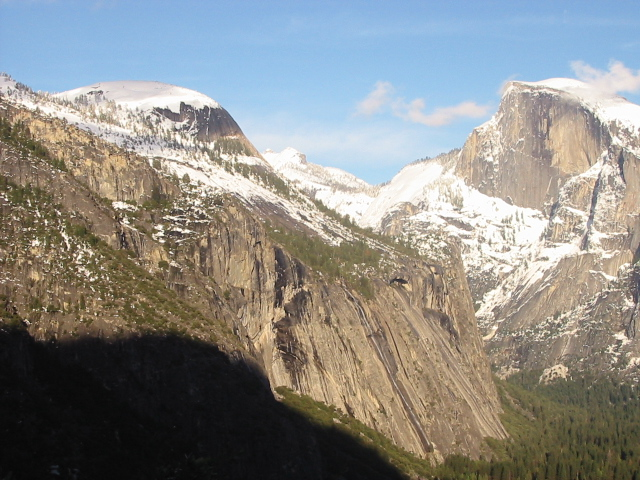
#> input picture data/yos1.jpg, 640 x 480 px
$ jupyter execute L09.ipynb   (shell and % lines are left out)
#> lines starting #> are read from the running program, lines starting #| are printed output that depends on the picture
### src/geometry.py
import numpy as np
import cv2

# [11 lines left out: function warp_cv, not called in this run]

def warp(img, tx, dsize=None):
    """ Warp img using tx, a matrix representing a geometric transformation.
    Pre: tx is 3x3 (or some upper-left slice of a 3x3 matrix). img is grayscale.
    Returns: an output image of shape dsize with the warped img"""
    H, W = img.shape[:2]

    # turn a 2x2 or 2x3 tx into a full 3x3 matrix
    txH, txW = tx.shape
    M = np.eye(3)
    M[:txH,:txW] = tx

    # set the output size to the input size if not specified
    if dsize is None:
        DH, DW = (H, W)
    else:
        DH, DW = dsize[::-1]
    out = np.zeros((DH, DW))

    Minv = np.linalg.inv(M)
    for y in range(DH):
        for x in range(DW):
            xh, yh, wh = Minv @ [x, y, 1]
            xsrc = round(xh/wh)
            ysrc = round(yh/wh)
            if (0 <= xsrc < W) and (0 <= ysrc < H):
                out[y, x] = img[ysrc, xsrc]

    return out


# [25 lines left out: functions estimate_translation, cross, cross_matrix, not called in this run]

### src/util.py
import imageio
import numpy as np
import matplotlib.pyplot as plt
import skimage as skim


def imread_grayfloat(path):
    return skim.color.rgb2gray(byte2float(imageio.imread(path)))

def byte2float(img):
    """ Convert an image from bytes (0-255) to floats (0.0-1.0) """
    return img.astype(np.float32) / 255.0

def imshow_gray(img):
    assert len(img.shape) == 2
    plt.imshow(img, cmap="gray")

# [10 lines left out: function imshow_truesize, not called in this run]


### notebooks/L09.ipynb
## Lecture 9

#### Announcements

* Midterm exam coming up a week from today!
    * Covers material through today
    * You can bring one double-sided 8.5x11" sheet of hand-written notes.
* P2 is out! All necessary material will be wrapped up by Tuesday.

#### Goals
* Know how to find a least-squares best-fit transformation for:
  * homography (with caveats)
* Understand the Random Sample Consensus (RANSAC) algorithm
* Know how to resample images using forward and inverse
  warping (and why the latter is usually preferred)
* Understand how to perform bilinear interpolation

[cell 1]
# boilerplate setup


import os
import sys

src_path = os.path.abspath("../src")
if (src_path not in sys.path):
    sys.path.insert(0, src_path)

# Library imports
import numpy as np
import imageio.v3 as imageio
import matplotlib.pyplot as plt
import skimage as skim
import cv2

# codebase imports
import util
import filtering
import features
import geometry

#### Plan

* Homography fitting
* Outlier robustness: RANSAC
* Warping: forward and inverse
* Bilinear interpolation

### Context: Panorama Stitching Overview

* [x] Detect features - Harris corners
* [x] Describe features - MOPS descriptor
* [x] Match features - SSD + ratio test
* Estimate motion model from correspondences
    * [x] Translation
    * [x] Affine
    * [ ] **Projective**
    * [ ] **Robustness to outliers - RANSAC**
* Warp image(s) into common coordinate system and blend
    * [ ] **Inverse warping**
    * [ ] Blending
    * [ ] 360 panoramas?

Recall our definition of the optimal transformation for a given set of correspondences is the one that **minimizes** the sum of squared residuals:
$$
\min_T \sum_i||(T\mathbf{p}_i - \mathbf{p}_i')||^2
$$

##### Homework Problem 1

Write down the $x$ and $y$ residuals for a pair of corresponding points $(x, y)$ in image 1 and $(x', y')$ in image 2 under a homography (projective) motion model. Assume the homography matrix is parameterized as
$$
\begin{bmatrix}
  a & b & c\\
  d & e & f\\
  g & h & 1
\end{bmatrix}
$$

Whiteboard:
* homography residuals
* roadblocks
* duct-tape fixes

Whiteboard: solving homogeneous least squares systems:
$$
\min_\mathbf{x} ||A\mathbf{x}||
$$
subject to
$$
 ||x|| = 1
 $$

TL;DM (too long; didn't math):

* Decompose $A$ using the SVD:
  $$
  U_{m \times m}, \Sigma_{m\times n}, V^T_{n \times n} = \mathrm{SVD}(A_{m \times n})
  $$
* The optimal vector $x^* = $ the row of $V^T$ (column of $V$) corresponding to the smallest element of $\Sigma$ (which is diagonal)
* Usually your linear algebra library will order things so that $\Sigma$'s elements are in descending order, so in practice $x^* = $ the last row of $V^T$ is the optimal $x*$

### Next up: Robustness to outliers

#### RANSAC: RAndom SAmple Consensus

Finding a transformation is a model fitting problem. A simple model fitting problem that we'll use as analogy is **line fitting** (in fact, this is what linear least squares is doing for us, it's just fitting higher-dimensional lines).

**Problem statement**, for now: Given a set of points with some outliers, find the line that fits the non-outliers best.

**Key Idea:**

> “All good matches are alike; every bad match is bad in its own way.”
>
> -Tolstoy, as misquoted by Alyosha Efros

**Observation**: If I have a candidate model, I can tell how good it is by measuring how many points "agree" on that model.

Algorithm, take 1:
```
for every possible line:
   count how many points are inliers to that line
return the line with the most inliers
```
Runtime: O($\infty$)

Algorithm, take 2:
```
for every line that goes through two of the given points:
   count how many points are inliers to that line
return the line with the most inliers
```
Runtime: O(n^3)

Algorithm, take 3: RANSAC - see whiteboard notes

##### Homework Problems 2-4

2. In the inner loop of RANSAC, how many points are used to fit a candidate model if you are fitting a line to a set of 2D points?
3. In the inner loop of RANSAC, how many pairs of corresponding points are used to fit a candidate model if you are fitting a translation to a set of correspondences?
4. In the inner loop of RANSAC, how many pairs of corresponding points are used to fit a candidate model if you are fitting a homography to a set of correspondences?

##### Homework Problem 5 (preview)

In this problem, we'll analyze the RANSAC algorithm to help us understand how to decide how many iterations to run ($K$). Suppose we are fitting some model that requires a minimal set of $s$ points to fully determine (e.g., $s=4$ matches for a homography, $s=2$ points for a line). We also know (or have assumed) that the data has an *inlier ratio* of $r = \frac{\text{\# inliers}}{\text{\# data points}}$; in other words, the probability that a randomly sampled point from the dataset as a probability of $r$ of being an inlier.

### Warping: Forward and Inverse

See whiteboard notes.

Forward warping:
```
for x, y in src:
  x', y' = T(x, y)
  dst[x', y'] = src[x, y]
```

Inverse warping:
```
Tinv = inv(T)
for (x', y') in dst:
  x, y = Tinv(x', y')
  dst[x', y'] = src[x, y]
```

##### Homework Problem (for next week - we didn't get to this today)

5. Complete the following function with Python-esque pseudocode (or working code in the lecture codebase), which performs inverse warping with nearest-neighbor sampling in the source image.

```python
def warp(img, tx, dsize=None)
    """ Warp img using tx, a matrix representing a geometric transformation.
    Pre: tx is 3x3 (or some upper-left slice of a 3x3 matrix). img is grayscale.
    Returns: an output image of shape dsize with the warped img"""
    H, W = img.shape[:2]

    # turn a 2x2 or 2x3 tx into a full 3x3 matrix
    txH, txW = tx.shape
    M = np.eye(3)
    M[:txH,:txW] = tx

    Minv = np.linalg.inv(M)

    if dsize is None:
        DH, DW = (H, W)
    else:
        DH, DW = dsize[::-1]
    out = np.zeros((DH, DW))

    # your code here

    return out

```

[cell 2]
y1 = imageio.imread("../data/yos1.jpg").astype(np.float32) / 255
y1 = skim.color.rgb2gray(y1)
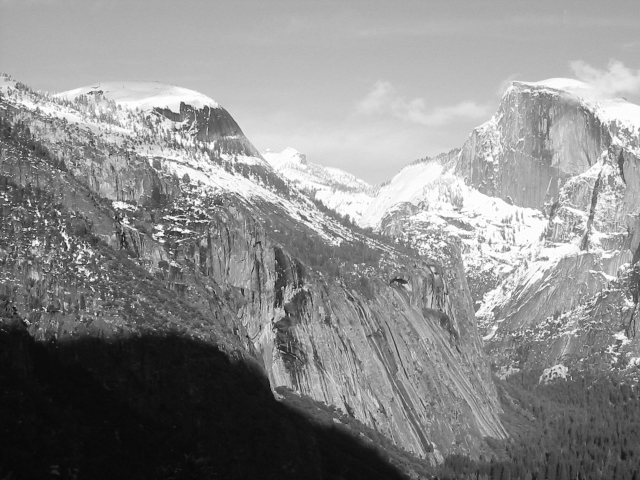
#> y1: shape (480, 640) float32; min 0.0235, max 1, mean 0.545

[cell 3]
h, w = y1.shape
#> h = 480; w = 640

tx = np.eye(3)
tx[:2,2] = [10, 20]
tx[0,1] = 0.1
util.imshow_gray(geometry.warp(y1, tx))
#> after the loop in warp, `for y in range(DH):`:
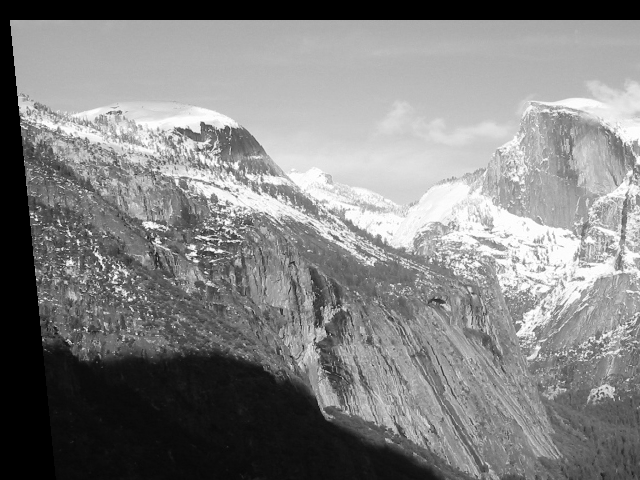
#> out: shape (480, 640) float64; min 0, max 1, mean 0.512

$ run again, with data/yos2.jpg copied over data/yos1.jpg
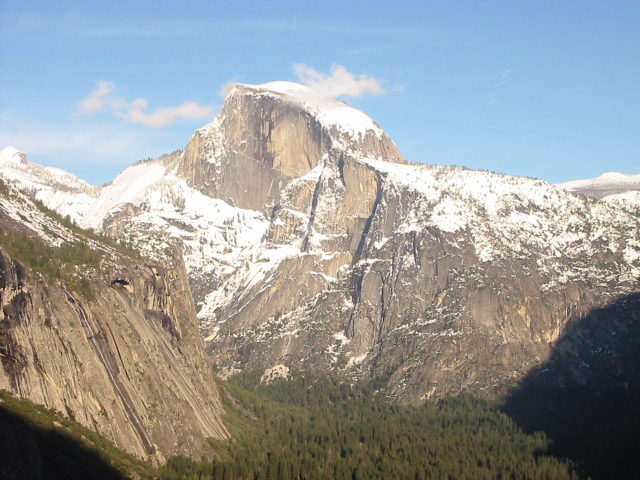
#> input picture data/yos2.jpg, 640 x 480 px
#> `y1 = skim.color.rgb2gray(y1)`:
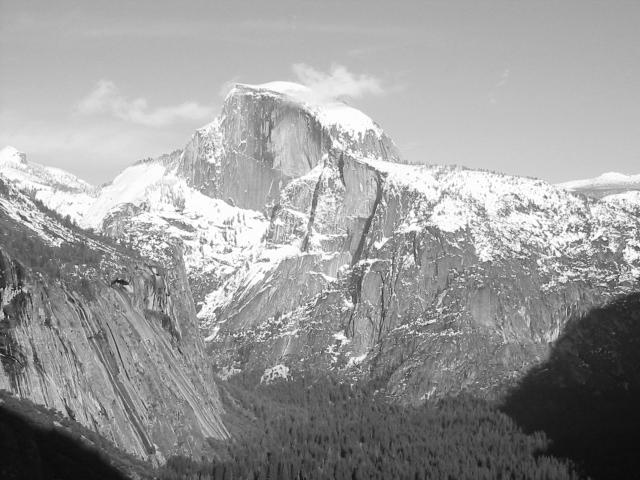
#> y1: shape (480, 640) float32; min 0.0437, max 1, mean 0.607
#> after the loop in warp, `for y in range(DH):`:
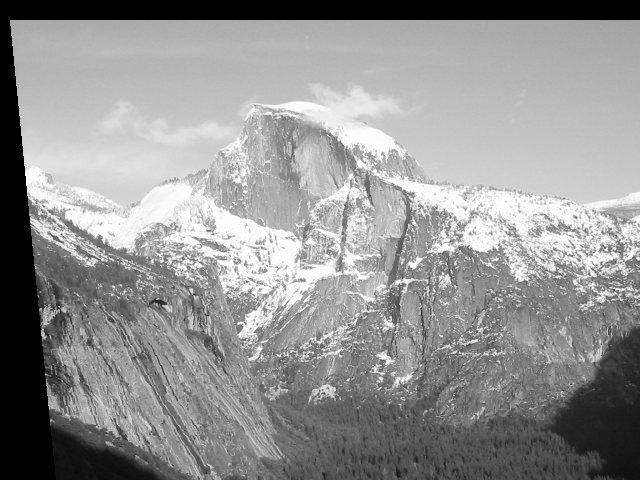
#> out: shape (480, 640) float64; min 0, max 1, mean 0.578

$ run again, with data/beans.jpg copied over data/yos1.jpg
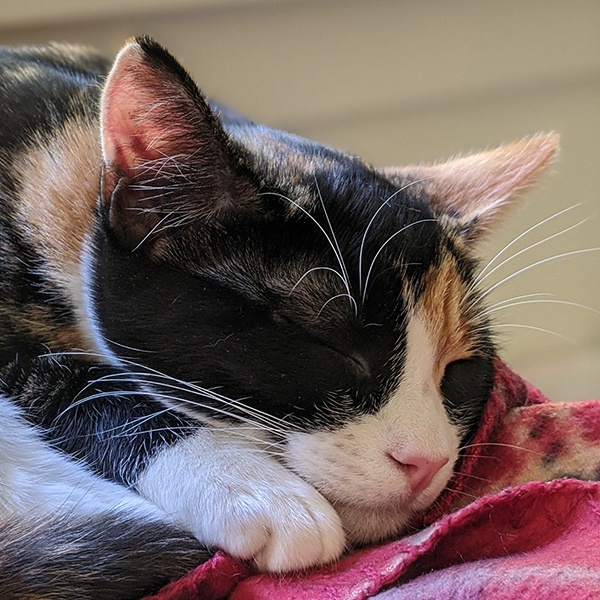
#> input picture data/beans.jpg, 600 x 600 px
#> `y1 = skim.color.rgb2gray(y1)`:
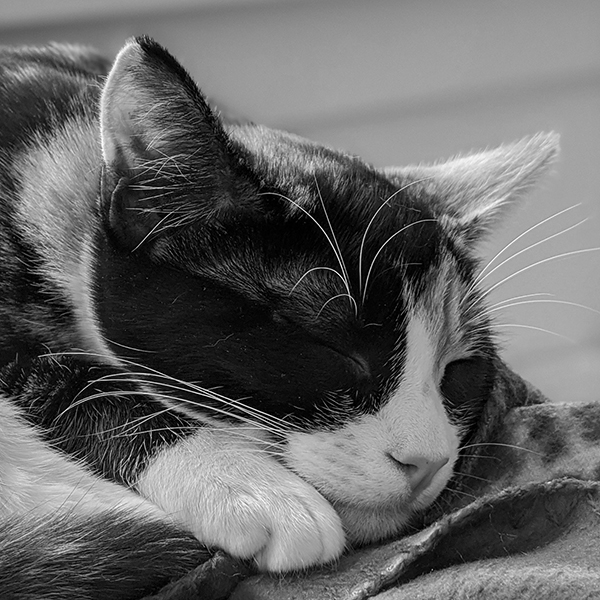
#> y1: shape (600, 600) float32; min 0, max 1, mean 0.4
#> after the loop in warp, `for y in range(DH):`:
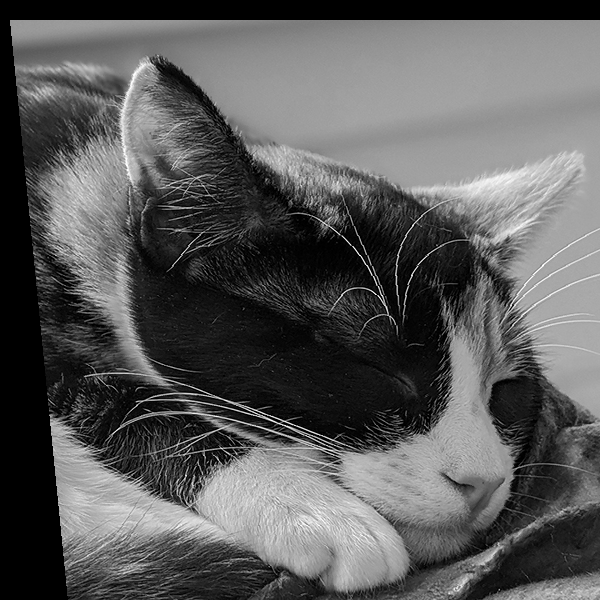
#> out: shape (600, 600) float64; min 0, max 1, mean 0.355

$ run again, with data/beans_frequency.jpg copied over data/yos1.jpg
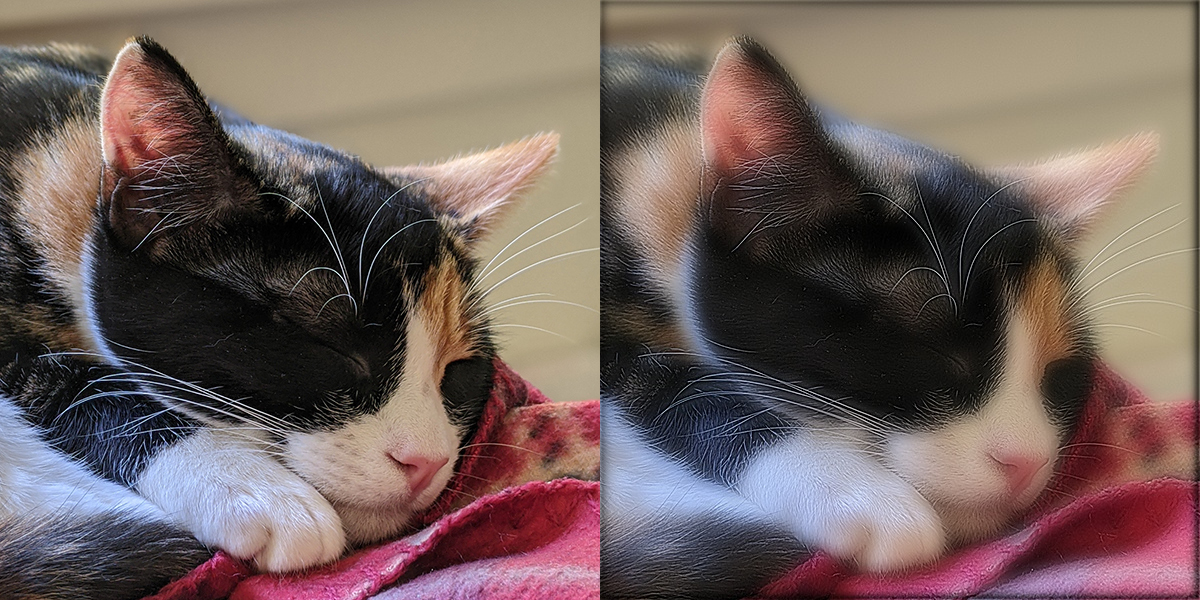
#> input picture data/beans_frequency.jpg, 1200 x 600 px
#> `y1 = skim.color.rgb2gray(y1)`:
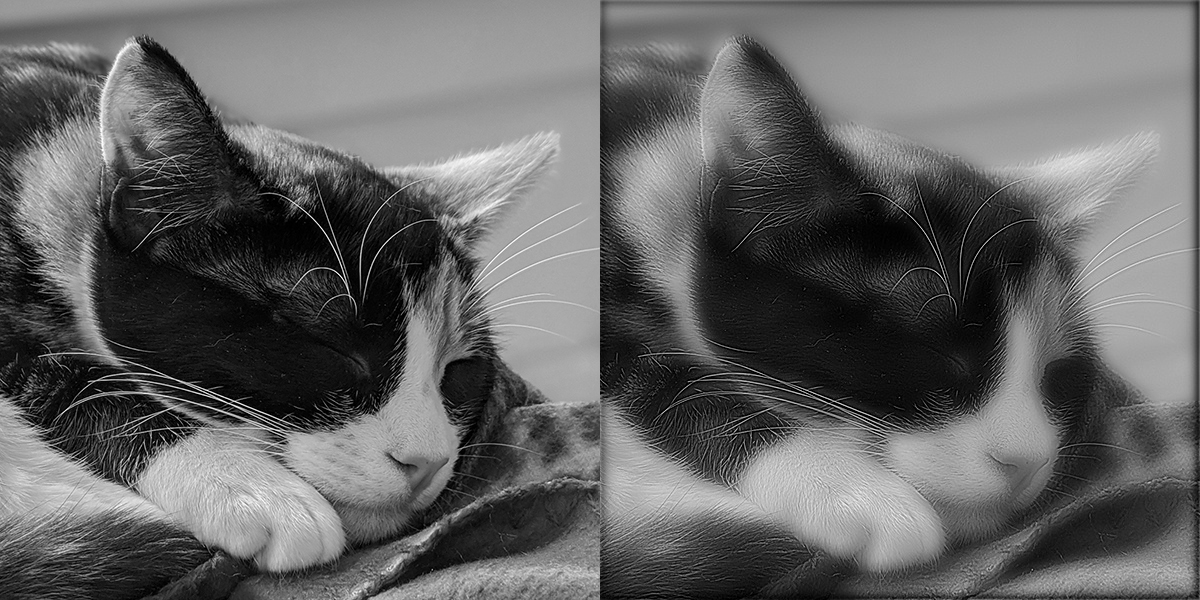
#> y1: shape (600, 1200) float32; min 0, max 1, mean 0.395
#> after the loop in warp, `for y in range(DH):`:
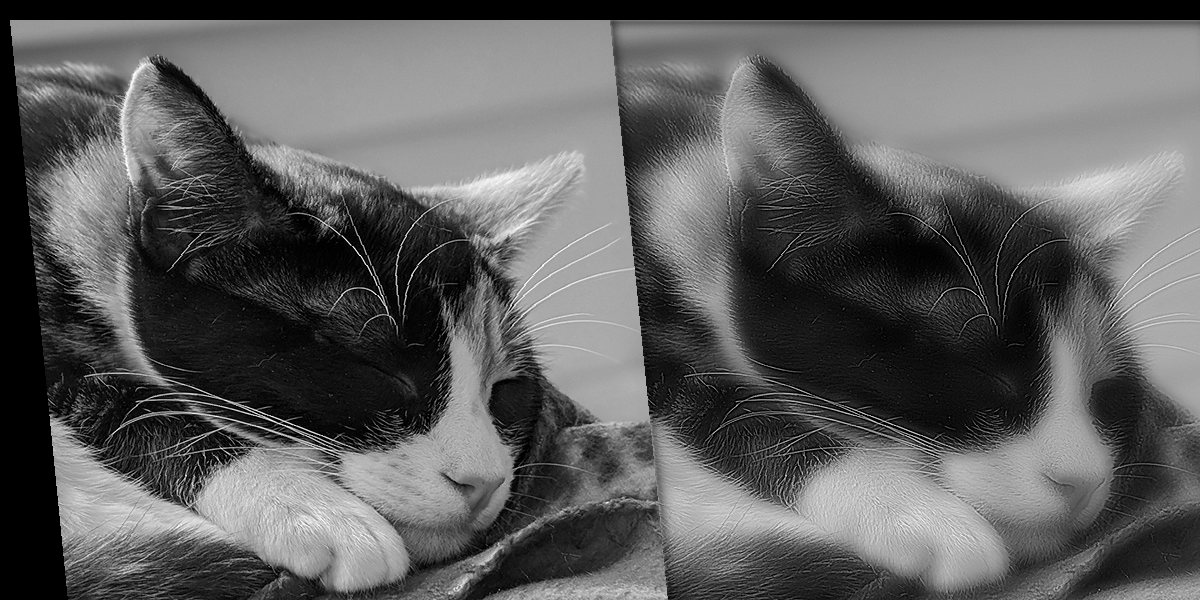
#> out: shape (600, 1200) float64; min 0, max 1, mean 0.37
